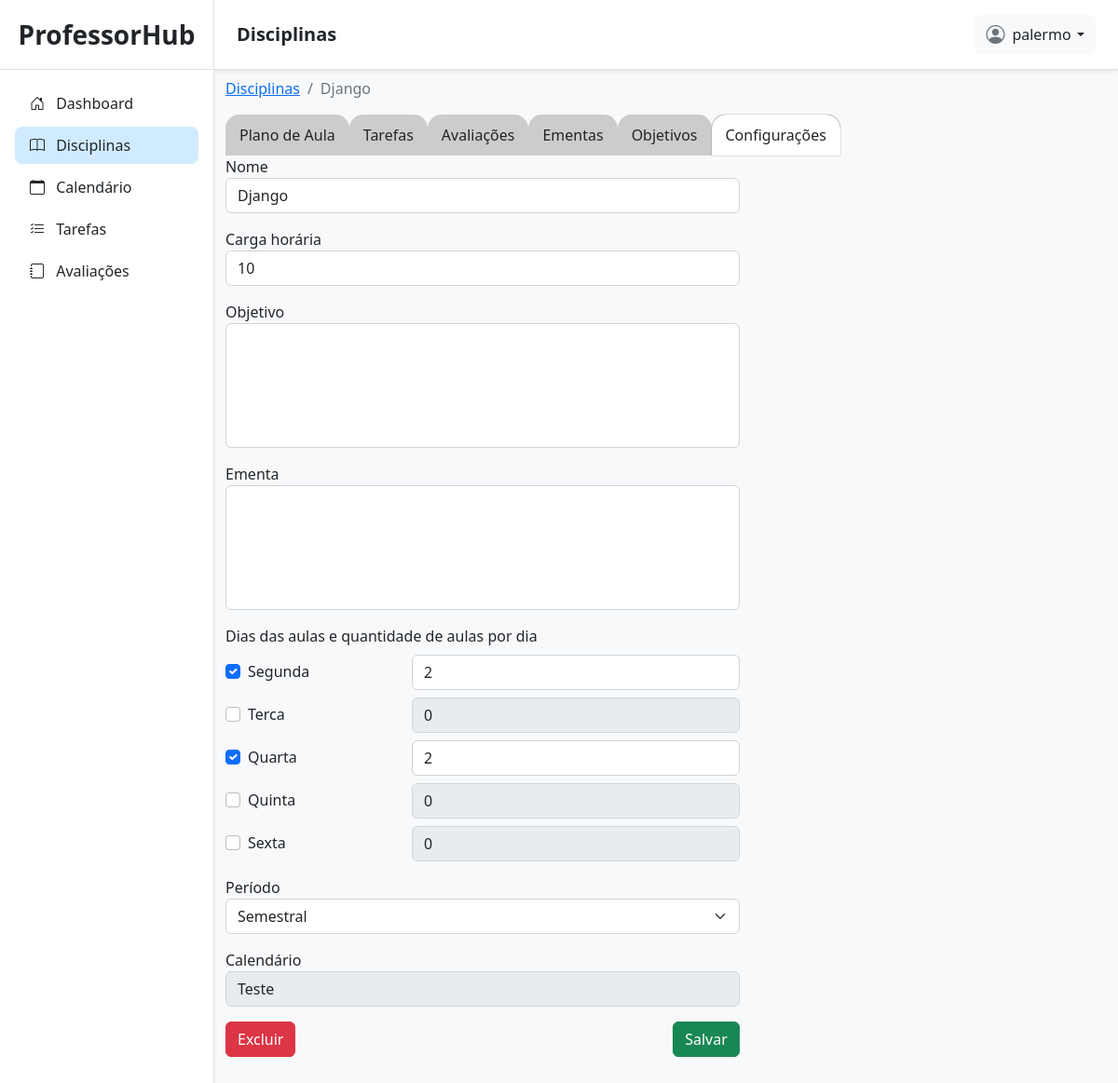
Screenshot of /disciplinas/37/configuracoes/ (signed in) with the database file from the repository.
### planner/models.py (models this page shows, shortened)
class Disciplina(models.Model):
    PERIODO = [
        ('semestral', 'semestral'),
        ('anual', 'anual'),
    ]
    user = models.ForeignKey(User, on_delete=models.CASCADE, related_name='disciplinas')
    calendario = models.ForeignKey(CalendarioLetivo, on_delete=models.CASCADE, related_name='disciplinas')
    nome = models.CharField(max_length=100)
    periodo = models.CharField(max_length=20, choices=PERIODO)
    carga_horaria = models.PositiveIntegerField()
    aviso = models.CharField(max_length=100, default='')

class CalendarioLetivo(models.Model):
    user = models.ForeignKey(User, on_delete=models.CASCADE, related_name='calendarios')
    nome = models.CharField(max_length=100)
    data_inicio = models.DateField(null=True)
    data_fim = models.DateField(null=True)
    def __str__(self):
        return self.nome

### planner/views.py (the view, shortened to what this page needs)
# urls.py: path('disciplinas/<int:id>/configuracoes/', disciplina_configuracoes, name='disciplina_configuracoes'),
@login_required(login_url='/login/')
def disciplina_configuracoes(request, id):
    disciplina = get_object_or_404(Disciplina, id=id, user=request.user)
    dias = {
        'segunda': 0,
        'terca': 0,
        'quarta': 0,
        'quinta': 0,
        'sexta': 0
    }
    for plano in disciplina.planos.all()[:5]:
        dia = get_dia_semana(plano.data)
        dias[dia] = plano.num_aulas
    criar_aviso_se_faltar_aulas(disciplina)
    return render(request, 'planner/disciplinas/disciplina_configuracoes.html', {
        'disciplina': disciplina,
        'dias': dias.items()
    })

### planner/views.py (called while the page is built)
def calcular_num_aulas_faltantes(disciplina):
    total = disciplina.carga_horaria
    aulas_criadas = PlanoAula.objects.filter(
        disciplina=disciplina,
    ).aggregate(num_aulas=Sum('num_aulas'))['num_aulas'] or 0
    print('total:', total)
    print('aulas_criadas:', aulas_criadas)
    aulas_faltantes = total - aulas_criadas
    nome = f'[{disciplina.nome}]'
    carga = f'total={total:02}'
    print(f'[{str(disciplina.pk).rjust(2)}] | {nome.ljust(15)} | {carga:02}h | {aulas_criadas:02} | -> faltam {aulas_faltantes} aula(s)')
    return aulas_faltantes

def criar_aviso_se_faltar_aulas(disciplina):
    aulas_faltantes = calcular_num_aulas_faltantes(disciplina)
    mensagem = ''
    if aulas_faltantes > 0:
        mensagem = f"Faltam {aulas_faltantes} aula{'s' if aulas_faltantes != 1 else ''} para cumprir a carga horária!"
    if aulas_faltantes > 0:
        if not disciplina.aviso:
            disciplina.aviso = mensagem
            disciplina.save()
    else:
        print('tudo ok aulas')
        disciplina.aviso = ''
        disciplina.save()

def get_dia_semana(proximo_dia):
    NAME_DAYS_WEEK = {
        'Monday': 'segunda',
        'Tuesday': 'terca',
        'Wednesday': 'quarta',
        'Thursday': 'quinta',
        'Friday': 'sexta',
        'Saturday': 'sábado',
        'Sunday': 'domingo'
    }
    dia_nome = calendar.day_name[proximo_dia.weekday()]
    return NAME_DAYS_WEEK[dia_nome]

### planner/templates/planner/disciplinas/disciplina_configuracoes.html (shortened to what this page needs)
{% extends 'planner/base.html' %}
{% load static %}
{% block titlenavbar %}
Disciplinas
{% endblock %}
{% block content %}
<div class="container my-2">
    <nav aria-label="breadcrumb">
        <ol class="breadcrumb">
            <li class="breadcrumb-item"><a href="{% url 'disciplinas' %}">Disciplinas</a></li>
            <li class="breadcrumb-item active" aria-current="page">{{ disciplina.nome }}</li>
        </ol>
    </nav>
    <div class="abas-disciplinas">
        <div class="aba">
            <a href="{% url 'disciplina_planos' disciplina.id %}" class="nav-link">
                <span class="d-none d-sm-inline">Plano de Aula</span>
            </a>
        </div>
        <div class="aba">
            <a href="{% url 'disciplina_tarefas' disciplina.id %}" class="nav-link">Tarefas</a>
        </div>
        <div class="aba">
            <a href="{% url 'disciplina_avaliacoes' disciplina.id %}" class="nav-link">Avaliações</a>
        </div>
        <div class="aba">
            <a href="{% url 'disciplina_ementas' disciplina.id %}" class="nav-link">Ementas</a>
        </div>
        <div class="aba">
            <a href="{% url 'disciplina_objetivos' disciplina.id %}" class="nav-link">Objetivos</a>
        </div>
        <div class="aba active">
            <a href="{% url 'disciplina_configuracoes' disciplina.id %}" class="nav-link">Configurações</a>
        </div>
    </div>
    <form class="mb-5 col-12 col-lg-7" id="form-edit">
        <div class="mb-3">
            <label for="nome">Nome</label><br>
            <input type="text" class="form-control" id="nome" name="nome" value="{{ disciplina.nome }}">
        </div>
        <div class="mb-3">
            <label for="carga_horaria">Carga horária</label><br>
            <input type="number" class="form-control" id="carga_horaria" name="carga_horaria" value="{{ disciplina.carga_horaria }}" max="200" min="1">
        </div>
        <div class="mb-3">
            <label for="objetivo">Objetivo</label><br>
            <textarea class="form-control" id="objetivo" name="objetivo" rows="5"
                style="resize: none;">{{ disciplina.objetivo }}</textarea>
        </div>
        <div class="mb-3">
            <label for="ementa">Ementa</label><br>
            <textarea class="form-control" id="ementa" name="ementa" rows="5"
                style="resize: none;">{{ disciplina.ementa }}</textarea>
        </div>
        <div class="mb-3">
            <label>Dias das aulas e quantidade de aulas por dia</label>
            {% for dia, aula in dias %}
            <div class="d-flex align-items-center gap-3 mt-2">
                <div class="form-check col-4">
                    <input class="form-check-input" type="checkbox" name="dias[]" value="{{ dia }}" id="{{ dia }}"
                    {% if aula > 0 %}
                        data-dia="{{ dia }}"
                        checked
                    {% endif %}>
                    <label class="form-check-label" for="{{ dia }}">
                        {{ dia|title }}
                    </label>
                </div>
                <input type="number" class="form-control" name="aulas_{{ dia }}" placeholder="ex: 2"
                    id="aulas_{{ dia }}" value="{{ aula }}" max="10" min="1"
                    {% if aula > 0 %}
                        data-aula="{{ aula }}"
                    {% endif %}
                    {% if aula == 0 %}
                        disabled
                    {% endif %} >
            </div>
            {% endfor %}
        </div>
        <div class="mb-3">
            <label for="periodo">Período</label>
            <select class="form-select" name="periodo" id="periodo">
                {% if disciplina.periodo == 'semestral' %}
                <option value="semestral" selected>Semestral</option>
                {% else %}
                <option value="semestral">Semestral</option>
                {% endif %}
            </select>
        </div>
        <div class="mb-3">
            <label for="calendario">Calendário</label>
            <input class="form-control" type="text" value="{{ disciplina.calendario }}" disabled readonly>
        </div>
        <div class="d-flex justify-content-between">
            <button type="button" id="btnExcluir" class="btn btn-danger" data-bs-toggle="modal"
                data-bs-target="#exampleModal" data-disciplina-id="{{ disciplina.id }}"
                data-disciplina-nome="{{ disciplina.nome }}">
                Excluir
            </button>
            <button type="submit" class="btn btn-success" id="btnAtualizarDisciplina">Salvar</button>
        </div>
    </form>
</div>
{% endblock %}

### planner/templates/planner/base.html (shortened to what this page needs)
{% load static %}
<!doctype html>
<html lang="en">
<head>
    <link href="https://cdn.jsdelivr.net/npm/bootstrap@5.2.3/dist/css/bootstrap.min.css" rel="stylesheet"
>
    <link rel="stylesheet" href="https://cdn.jsdelivr.net/npm/bootstrap-icons@1.13.1/font/bootstrap-icons.min.css">
    <link rel="stylesheet" href="{% static 'css/planner/base.css' %}">
</head>
<body class="bg-light">
    <div class="container-fluid p-0">
        <div class="sidebar p-0 position-relative shadow-sm">
            <div class="sidebar-header py-3 px-3 text-center border-bottom">
                <a class="nav-link fs-3 fw-semibold text-dark" href="/">ProfessorHub</a>
            </div>
            <div class="d-flex flex-column justify-content-between pb-4" style="height: 90%;">
                <div class="sidebar-content">
                    <ul class="list-group mx-3 mt-3">
                        <li class="list-group-item {% if '/dashboard/' in request.path %}item-active{% endif %}">
                            <a href="{% url 'admin_dashboard' %}" class="text-decoration-none d-block text-dark">
                                <i class="bi bi-house-door me-2"></i> Dashboard
                            </a>
                        </li>
                        <li class="list-group-item {% if '/disciplinas/' in request.path %}item-active{% endif %}">
                            <a href="{% url 'disciplinas' %}" class="text-decoration-none d-block text-dark">
                                <i class="bi bi-book me-2"></i> Disciplinas
                            </a>
                        </li>
                        <li class="list-group-item {% if '/calendarios/' in request.path %}item-active{% endif %}">
                            <a href="{% url 'calendarios' %}" class="text-decoration-none d-block text-dark">
                                <i class="bi bi-calendar me-2"></i> Calendário
                            </a>
                        </li>
                        <li class="list-group-item {% if '/tarefas/' in request.path and '/disciplinas/' not in request.path %}item-active{% endif %}">
                            <a href="{% url 'tarefas' %}" class="text-decoration-none d-block text-dark">
                                <i class="bi bi-list-check me-2"></i> Tarefas
                            </a>
                        </li>
                        <li class="list-group-item {% if '/avaliacoes/' in request.path and '/disciplinas/' not in request.path %}item-active{% endif %}">
                            <a href="{% url 'avaliacoes' %}" class="text-decoration-none d-block text-dark">
                                <i class="bi bi-journal me-2"></i> Avaliações
                            </a>
                        </li>
                    </ul>
                </div>
            </div>
        </div>
        <div class="content-page p-0">
            <div class="navbar bg-white shadow-sm position-sticky top-0 px-4 py-3 border-bottom d-flex justify-content-between align-items-center"
                style="z-index: 900;">
                <div class="d-flex align-items-center gap-3">
                    <h5 class="mb-0 fw-semibold text-dark">
                        {% block titlenavbar %}
                        {% endblock %}
                    </h5>
                </div>
                <div class="dropdown">
                    <button class="btn btn-light border-0 d-flex align-items-center gap-2" type="button"
                        id="dropdownMenuButton1" data-bs-toggle="dropdown" aria-expanded="false">
                        <i class="bi bi-person-circle fs-5 text-secondary"></i>
                        <span class="dropdown-toggle text-dark">{{ request.user }}</span>
                    </button>
                </div>
            </div>
            {% block content %}
            {% endblock %}
        </div>
</body>
</html>

### static/css/planner/base.css (style rules this page uses)
body { overflow: hidden; }
.container-fluid { display: flex; height: 100vh; }
.content-page { flex: 1; overflow-y: auto; background-color: #f8f9fa; }
.sidebar { background-color: #ffffff; width: 230px; height: 100vh; border-right: 1px solid #dee2e6; transition: all 0.3s ease-in-out; }
.sidebar-header a { color: #2c3e50; }
.sidebar .list-group-item { background-color: transparent; border: none; border-radius: 8px; margin-bottom: 5px; transition: 0.2s; }
.item-active { background-color: #d0ebff !important; font-weight: 500; }
.navbar { background-color: #ffffff !important; }
.navbar h5 { color: #2c3e50; }
.abas-disciplinas { display: flex; }
.aba { background-color: #ccc; padding: 10px 15px; border-radius: 15px 15px 0 0; cursor: pointer; }
.aba.active { background-color: #fff; box-shadow: 0 0 1px black; }
.dropdown-toggle::after { margin-left: 0.4rem; }

### rows the page displays
Disciplina: nome "Django", carga_horaria "10", periodo "Semestral", calendario "Teste"

### other values shown
{{ request.user }} "palermo"
{{ dia|title }} "Segunda" "Terca" "Quarta" "Quinta" "Sexta"
